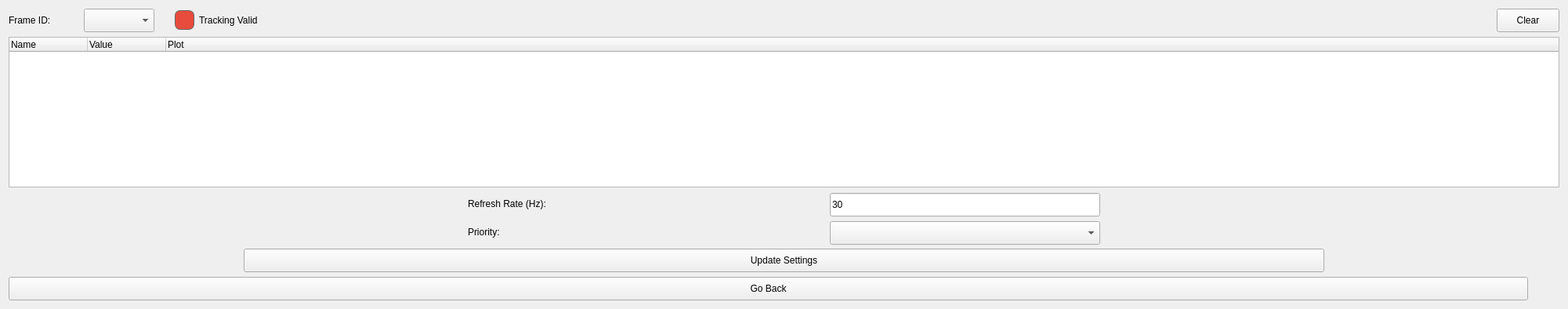
     <widget class="QWidget" name="page">
      <layout class="QVBoxLayout" name="verticalLayout_9">
       <item>
        <layout class="QHBoxLayout" name="horizontalLayout_4">
         <item>
          <widget class="QWidget" name="valid_indicator_widget" native="true">
           <property name="sizePolicy">
            <sizepolicy hsizetype="Preferred" vsizetype="Preferred">
             <horstretch>0</horstretch>
             <verstretch>0</verstretch>
            </sizepolicy>
           </property>
           <property name="minimumSize">
            <size>
             <width>0</width>
             <height>0</height>
            </size>
           </property>
           <layout class="QHBoxLayout" name="horizontalLayout_valid">
            <property name="spacing">
             <number>6</number>
            </property>
            <property name="leftMargin">
             <number>0</number>
            </property>
            <property name="topMargin">
             <number>0</number>
            </property>
            <property name="rightMargin">
             <number>0</number>
            </property>
            <property name="bottomMargin">
             <number>0</number>
            </property>
            <item>
             <layout class="QHBoxLayout" name="horizontalLayout_15">
              <item>
               <widget class="QLabel" name="textBrowser_2">
                <property name="minimumSize">
                 <size>
                  <width>90</width>
                  <height>30</height>
                 </size>
                </property>
                <property name="maximumSize">
                 <size>
                  <width>500</width>
                  <height>30</height>
                 </size>
                </property>
                <property name="styleSheet">
                 <string notr="true">background: transparent;</string>
                </property>
                <property name="frameShape">
                 <enum>QFrame::NoFrame</enum>
                </property>
                <property name="text">
                 <string>Frame ID:</string>
                </property>
               </widget>
              </item>
              <item>
               <widget class="QComboBox" name="cmbx_frameid">
                <property name="sizePolicy">
                 <sizepolicy hsizetype="MinimumExpanding" vsizetype="Fixed">
                  <horstretch>30</horstretch>
                  <verstretch>0</verstretch>
                 </sizepolicy>
                </property>
                <property name="minimumSize">
                 <size>
                  <width>90</width>
                  <height>30</height>
                 </size>
                </property>
                <property name="maximumSize">
                 <size>
                  <width>500</width>
                  <height>16777215</height>
                 </size>
                </property>
                <property name="baseSize">
                 <size>
                  <width>0</width>
                  <height>0</height>
                 </size>
                </property>
               </widget>
              </item>
             </layout>
            </item>
            <item>
             <spacer name="horizontalSpacer_17">
              <property name="sizeType">
               <enum>QSizePolicy::Fixed</enum>
              </property>
              <property name="sizeHint" stdset="0">
               <size>
                <width>20</width>
                <height>30</height>
               </size>
              </property>
             </spacer>
            </item>
            <item>
             <widget class="QLabel" name="led_valid">
              <property name="minimumSize">
               <size>
                <width>25</width>
                <height>25</height>
               </size>
              </property>
              <property name="maximumSize">
               <size>
                <width>25</width>
                <height>25</height>
               </size>
              </property>
              <property name="styleSheet">
               <string notr="true">background-color: #e74c3c; border-radius: 7px; border: 1px solid #666;</string>
              </property>
             </widget>
            </item>
            <item>
             <widget class="QLabel" name="lbl_valid_text">
              <property name="sizePolicy">
               <sizepolicy hsizetype="Minimum" vsizetype="Preferred">
                <horstretch>0</horstretch>
                <verstretch>0</verstretch>
               </sizepolicy>
              </property>
              <property name="minimumSize">
               <size>
                <width>150</width>
                <height>30</height>
               </size>
              </property>
              <property name="maximumSize">
               <size>
                <width>200</width>
                <height>16777215</height>
               </size>
              </property>
              <property name="styleSheet">
               <string notr="true">background: transparent;</string>
              </property>
              <property name="text">
               <string>Tracking Valid</string>
              </property>
             </widget>
            </item>
           </layout>
          </widget>
         </item>
         <item>
          <spacer name="horizontalSpacer_10">
           <property name="sizeType">
            <enum>QSizePolicy::Fixed</enum>
           </property>
           <property name="sizeHint" stdset="0">
            <size>
             <width>1500</width>
             <height>20</height>
            </size>
           </property>
          </spacer>
         </item>
         <item>
          <widget class="QPushButton" name="btn_refresh_clear">
           <property name="sizePolicy">
            <sizepolicy hsizetype="Minimum" vsizetype="Fixed">
             <horstretch>0</horstretch>
             <verstretch>0</verstretch>
            </sizepolicy>
           </property>
           <property name="minimumSize">
            <size>
             <width>0</width>
             <height>30</height>
            </size>
           </property>
           <property name="text">
            <string>Clear</string>
           </property>
          </widget>
         </item>
        </layout>
       </item>
       <item>
        <layout class="QGridLayout" name="gridLayout_inspector">
         <property name="spacing">
          <number>6</number>
         </property>
         <item row="0" column="0">
          <widget class="QTreeWidget" name="tree_mocap_detail">
           <property name="sizePolicy">
            <sizepolicy hsizetype="Expanding" vsizetype="Expanding">
             <horstretch>0</horstretch>
             <verstretch>0</verstretch>
            </sizepolicy>
           </property>
           <property name="columnCount">
            <number>3</number>
           </property>
           <column>
            <property name="text">
             <string>Name</string>
            </property>
           </column>
           <column>
            <property name="text">
             <string>Value</string>
            </property>
           </column>
           <column>
            <property name="text">
             <string>Plot</string>
            </property>
           </column>
          </widget>
         </item>
        </layout>
       </item>
       <item>
        <layout class="QHBoxLayout" name="horizontalLayout_11">
         <item>
          <spacer name="horizontalSpacer_11">
           <property name="sizeHint" stdset="0">
            <size>
             <width>300</width>
             <height>20</height>
            </size>
           </property>
          </spacer>
         </item>
         <item>
          <widget class="QLabel" name="textBrowser_3">
           <property name="sizePolicy">
            <sizepolicy hsizetype="Fixed" vsizetype="Fixed">
             <horstretch>0</horstretch>
             <verstretch>0</verstretch>
            </sizepolicy>
           </property>
           <property name="minimumSize">
            <size>
             <width>170</width>
             <height>30</height>
            </size>
           </property>
           <property name="maximumSize">
            <size>
             <width>160</width>
             <height>30</height>
            </size>
           </property>
           <property name="layoutDirection">
            <enum>Qt::LeftToRight</enum>
           </property>
           <property name="text">
            <string>Refresh Rate (Hz):</string>
           </property>
          </widget>
         </item>
         <item>
          <widget class="QLineEdit" name="txt_refresh_rate">
           <property name="sizePolicy">
            <sizepolicy hsizetype="MinimumExpanding" vsizetype="Fixed">
             <horstretch>0</horstretch>
             <verstretch>0</verstretch>
            </sizepolicy>
           </property>
           <property name="minimumSize">
            <size>
             <width>201</width>
             <height>30</height>
            </size>
           </property>
           <property name="maximumSize">
            <size>
             <width>345</width>
             <height>28</height>
            </size>
           </property>
           <property name="inputMask">
            <string notr="true"/>
           </property>
           <property name="text">
            <string notr="true">30</string>
           </property>
           <property name="maxLength">
            <number>10</number>
           </property>
          </widget>
         </item>
         <item>
          <spacer name="horizontalSpacer_12">
           <property name="sizeHint" stdset="0">
            <size>
             <width>300</width>
             <height>20</height>
            </size>
           </property>
          </spacer>
         </item>
        </layout>
       </item>
       <item>
        <layout class="QHBoxLayout" name="horizontalLayout_12">
         <item>
          <spacer name="horizontalSpacer_13">
           <property name="sizeHint" stdset="0">
            <size>
             <width>300</width>
             <height>20</height>
            </size>
           </property>
          </spacer>
         </item>
         <item>
          <widget class="QLabel" name="textBrowser_4">
           <property name="sizePolicy">
            <sizepolicy hsizetype="Fixed" vsizetype="Fixed">
             <horstretch>0</horstretch>
             <verstretch>0</verstretch>
            </sizepolicy>
           </property>
           <property name="minimumSize">
            <size>
             <width>170</width>
             <height>30</height>
            </size>
           </property>
           <property name="maximumSize">
            <size>
             <width>160</width>
             <height>30</height>
            </size>
           </property>
           <property name="layoutDirection">
            <enum>Qt::LeftToRight</enum>
           </property>
           <property name="text">
            <string>Priority:</string>
           </property>
          </widget>
         </item>
         <item>
          <widget class="QComboBox" name="cmbx_refresh_priority">
           <property name="sizePolicy">
            <sizepolicy hsizetype="MinimumExpanding" vsizetype="Fixed">
             <horstretch>0</horstretch>
             <verstretch>0</verstretch>
            </sizepolicy>
           </property>
           <property name="minimumSize">
            <size>
             <width>201</width>
             <height>30</height>
            </size>
           </property>
           <property name="maximumSize">
            <size>
             <width>345</width>
             <height>28</height>
            </size>
           </property>
           <property name="baseSize">
            <size>
             <width>0</width>
             <height>0</height>
            </size>
           </property>
           <property name="sizeAdjustPolicy">
            <enum>QComboBox::AdjustToContents</enum>
           </property>
          </widget>
         </item>
         <item>
          <spacer name="horizontalSpacer_14">
           <property name="sizeHint" stdset="0">
            <size>
             <width>300</width>
             <height>20</height>
            </size>
           </property>
          </spacer>
         </item>
        </layout>
       </item>
       <item>
        <layout class="QHBoxLayout" name="horizontalLayout_13">
         <item>
          <spacer name="horizontalSpacer_15">
           <property name="sizeHint" stdset="0">
            <size>
             <width>300</width>
             <height>20</height>
            </size>
           </property>
          </spacer>
         </item>
         <item>
          <widget class="QPushButton" name="btn_refresh_update_settings">
           <property name="minimumSize">
            <size>
             <width>0</width>
             <height>30</height>
            </size>
           </property>
           <property name="text">
            <string>Update Settings</string>
           </property>
          </widget>
         </item>
         <item>
          <spacer name="horizontalSpacer_16">
           <property name="sizeHint" stdset="0">
            <size>
             <width>300</width>
             <height>20</height>
            </size>
           </property>
          </spacer>
         </item>
        </layout>
       </item>
       <item>
        <layout class="QHBoxLayout" name="horizontalLayout_3">
         <item>
          <widget class="QPushButton" name="btn_connection_go_back_2">
           <property name="minimumSize">
            <size>
             <width>0</width>
             <height>30</height>
            </size>
           </property>
           <property name="text">
            <string>Go Back</string>
           </property>
          </widget>
         </item>
         <item>
          <spacer name="horizontalSpacer_9">
           <property name="sizeHint" stdset="0">
            <size>
             <width>40</width>
             <height>20</height>
            </size>
           </property>
          </spacer>
         </item>
        </layout>
       </item>
      </layout>
     </widget>
